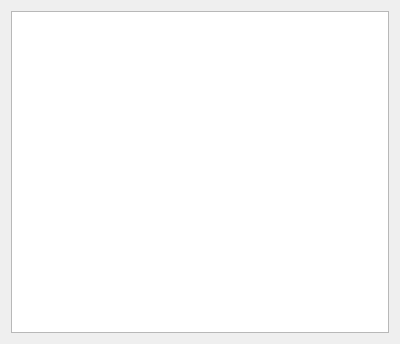
<?xml version="1.0" encoding="UTF-8"?>
<ui version="4.0">
 <class>newTab</class>
 <widget class="QWidget" name="newTab">
  <property name="geometry">
   <rect>
    <x>0</x>
    <y>0</y>
    <width>400</width>
    <height>344</height>
   </rect>
  </property>
  <property name="windowTitle">
   <string>Form</string>
  </property>
  <layout class="QHBoxLayout" name="horizontalLayout">
   <item>
    <layout class="QHBoxLayout" name="horizontalLayout_2">
     <item>
      <widget class="QPlainTextEdit" name="pteTab"/>
     </item>
    </layout>
   </item>
  </layout>
 </widget>
 <resources/>
 <connections/>
</ui>
